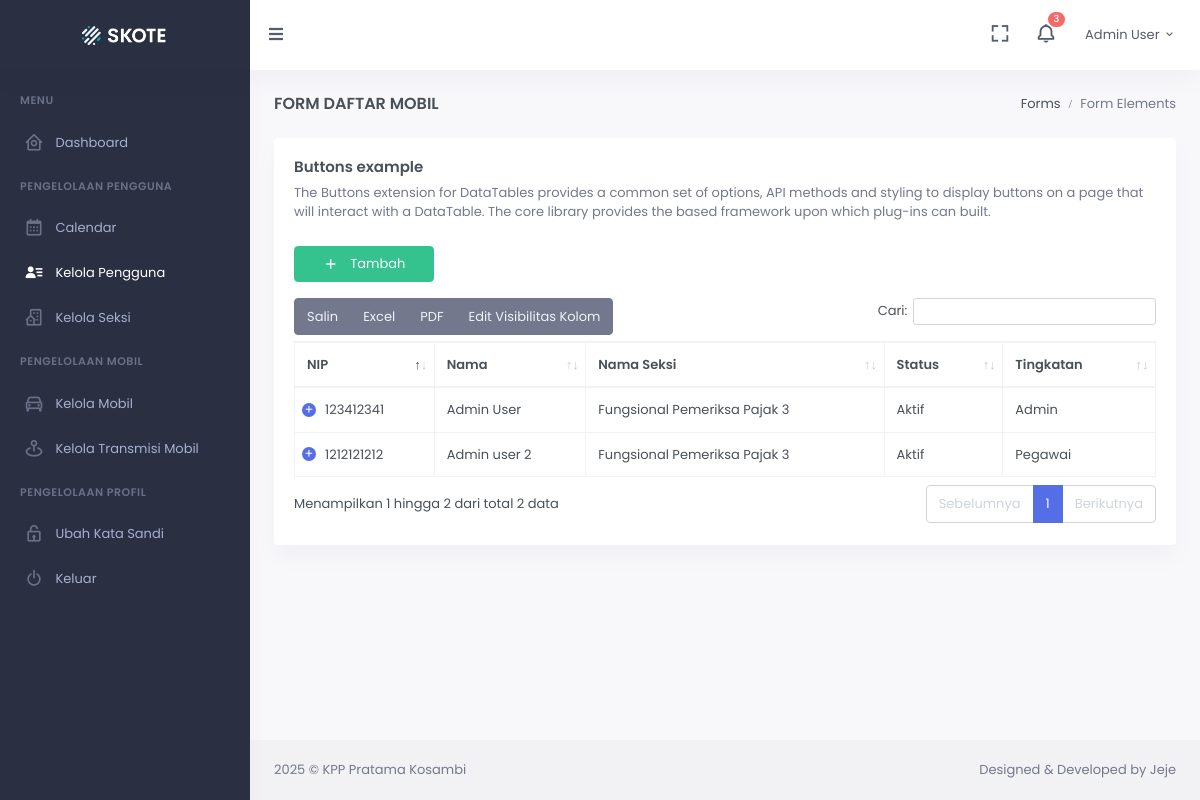
Before: /pengguna (signed in) with the older database file.
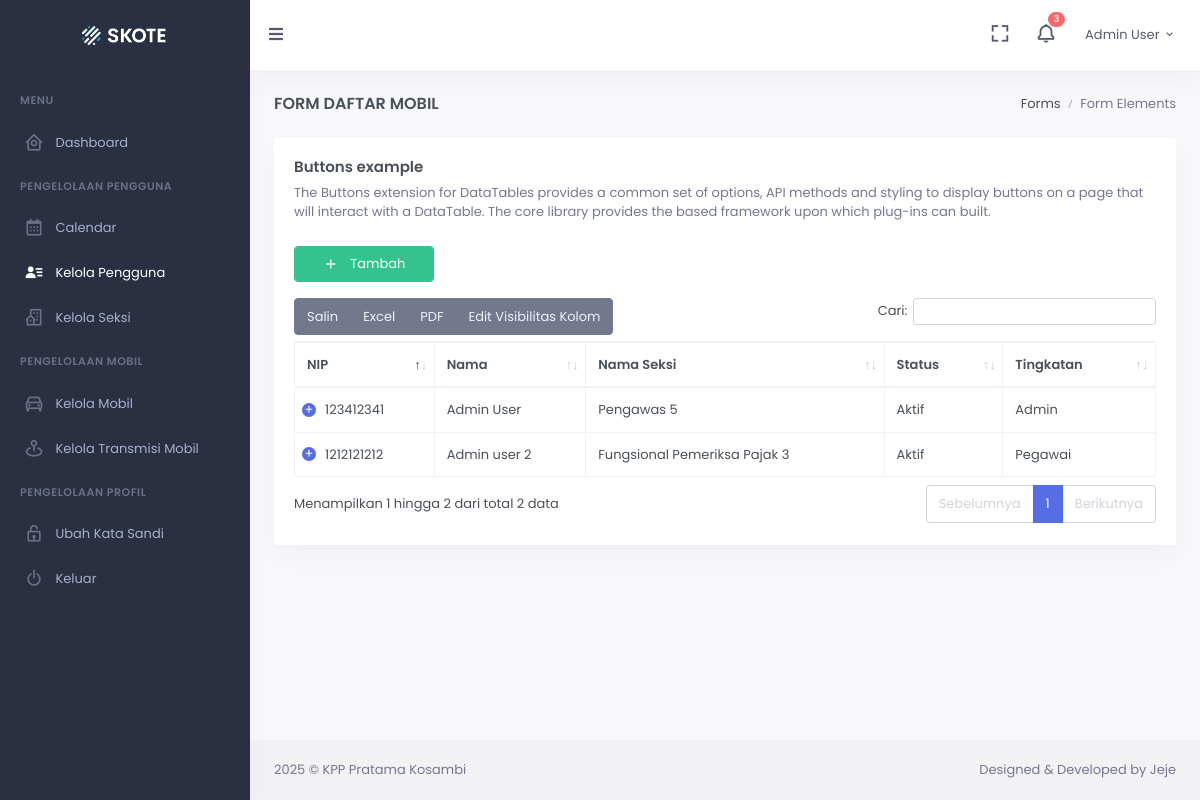
After: the same page with the newer database file.
### app/models.py (models this page shows, shortened)
class User(UserMixin, db.Model):
  __tablename__ = "users"
  id = db.Column(db.Integer, primary_key=True)
  name = db.Column(db.String(100), nullable=False)
  nip = db.Column(db.String(20), nullable=False)
  division_id = db.Column(db.Integer, db.ForeignKey('divisions.id'), nullable=False)
  status = db.Column(db.String(30), nullable=False)
  role = db.Column(db.String(20), nullable=False, default="user")
  password = db.Column(db.String(128), nullable=False)
  _inserted_date = db.Column(db.DateTime, nullable=False, default=datetime.now)
  _updated_date = db.Column(db.DateTime, nullable=False, default=datetime.now)

class Division(UserMixin, db.Model):
  __tablename__ = "divisions"
  id = db.Column(db.Integer, primary_key=True)
  code = db.Column(db.String(30), nullable=False)
  name = db.Column(db.String(100), nullable=False)
  status = db.Column(db.String(30), nullable=False)
  _inserted_date = db.Column(db.DateTime, nullable=False, default=datetime.now)
  _updated_date = db.Column(db.DateTime, nullable=False, default=datetime.now)
  users = db.relationship('User', backref='division', lazy=True)

### app/views/control_panel.py (the view)
@control_panel_app.route("/pengguna", methods=["GET", "POST"])
@login_required
def user():
  check_admin()
  datas = User.query \
    .options(joinedload(User.division)) \
    .filter(User.status != 'Nonaktif') \
    .order_by(User._updated_date.desc())
  return render_template("control_panel/user/user.html", title="Daftar Wisata - Bondowoso Tourism", datas=datas)

### app/models.py (called while the page is built)
@login_manager.user_loader
def load_user(user_id):
  return User.query.get(int(user_id))

### app/utils.py (called while the page is built)
def check_admin():
  if not current_user.role.lower() == "admin":
    abort(403)

### app/templates/control_panel/user/user.html (shortened to what the changed rows need)
<!-- {% block stylesheet_template %}
        <link href="{{ url_for('static', filename='libs/datatables.net-bs4/css/dataTables.bootstrap4.min.css') }}" rel="stylesheet" type="text/css" />
        <link href="{{ url_for('static', filename='libs/datatables.net-buttons-bs4/css/buttons.bootstrap4.min.css') }}" rel="stylesheet" type="text/css" />
        <link href="{{ url_for('static', filename='libs/datatables.net-responsive-bs4/css/responsive.bootstrap4.min.css') }}" rel="stylesheet" type="text/css" />
{% endblock %} -->
{% extends 'components/public/base.html' %} {% set active_page = 'user' %}
{% block content %}
            <div class="main-content">
                <div class="page-content">
                    <div class="container-fluid">
                        <div class="row">
                            <div class="col-12">
                                <div class="card">
                                    <div class="card-body">
                                        <table id="datatable-buttons" class="table table-bordered dt-responsive nowrap w-100">
                                            <thead>
                                            <tr>
                                                <th>NIP</th>
                                                <th>Nama</th>
                                                <th>Nama Seksi</th>
                                                <th>Status</th>
                                                <th>Tingkatan</th>
                                            </tr>
                                            </thead>
                                            <tbody>
                                            {% for item in datas %}
                                            <tr>
                                                <td>{{ item.nip }}</td>
                                                <td>{{ item.name }}</td>
                                                <td>{{ item.division.name }}</td>
                                                <td>{{ item.status }}</td>
                                                <td>{{ item.role }}</td>
                                            </tr>
                                            {% endfor %}
                                            </tbody>
                                        </table>
                                    </div>
                                </div>
                            </div>
                        </div>
                    </div>
                </div>
            </div>
{% endblock %}

### app/templates/components/public/includes/navbar.html (shortened to what the changed rows need)
            <header id="page-topbar">
                <div class="navbar-header">
                    <div class="d-flex">
                        <div class="dropdown d-inline-block">
                            <button type="button" class="btn header-item waves-effect" id="page-header-user-dropdown"
                            data-bs-toggle="dropdown" aria-haspopup="true" aria-expanded="false">
                                <span class="d-none d-xl-inline-block ms-1" key="t-henry"> {{current_user.name}} </span>
                                <i class="mdi mdi-chevron-down d-none d-xl-inline-block"></i>
                            </button>
                        </div>
                    </div>
                </div>
            </header>

Changed rows visible on the page:
changed User "Admin User": division.name "Fungsional Pemeriksa Pajak 3" → "Pengawas 5"
